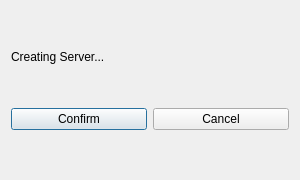
<?xml version="1.0" encoding="UTF-8"?>
<ui version="4.0">
 <class>createServerWindow</class>
 <widget class="QDialog" name="createServerWindow">
  <property name="geometry">
   <rect>
    <x>0</x>
    <y>0</y>
    <width>300</width>
    <height>180</height>
   </rect>
  </property>
  <property name="minimumSize">
   <size>
    <width>300</width>
    <height>180</height>
   </size>
  </property>
  <property name="maximumSize">
   <size>
    <width>300</width>
    <height>180</height>
   </size>
  </property>
  <property name="windowTitle">
   <string>createServerWindow</string>
  </property>
  <layout class="QVBoxLayout" name="verticalLayout">
   <item>
    <spacer name="verticalSpacer_2">
     <property name="orientation">
      <enum>Qt::Vertical</enum>
     </property>
     <property name="sizeHint" stdset="0">
      <size>
       <width>20</width>
       <height>32</height>
      </size>
     </property>
    </spacer>
   </item>
   <item>
    <widget class="QLabel" name="ipLabel">
     <property name="text">
      <string>Creating Server...</string>
     </property>
    </widget>
   </item>
   <item>
    <spacer name="verticalSpacer">
     <property name="orientation">
      <enum>Qt::Vertical</enum>
     </property>
     <property name="sizeHint" stdset="0">
      <size>
       <width>20</width>
       <height>31</height>
      </size>
     </property>
    </spacer>
   </item>
   <item>
    <layout class="QGridLayout" name="gridLayout">
     <item row="0" column="0">
      <widget class="QPushButton" name="confirmButton">
       <property name="text">
        <string>Confirm</string>
       </property>
      </widget>
     </item>
     <item row="0" column="1">
      <widget class="QPushButton" name="cancelButton">
       <property name="text">
        <string>Cancel</string>
       </property>
      </widget>
     </item>
    </layout>
   </item>
   <item>
    <spacer name="verticalSpacer_3">
     <property name="orientation">
      <enum>Qt::Vertical</enum>
     </property>
     <property name="sizeHint" stdset="0">
      <size>
       <width>20</width>
       <height>32</height>
      </size>
     </property>
    </spacer>
   </item>
  </layout>
 </widget>
 <resources/>
 <connections/>
</ui>
